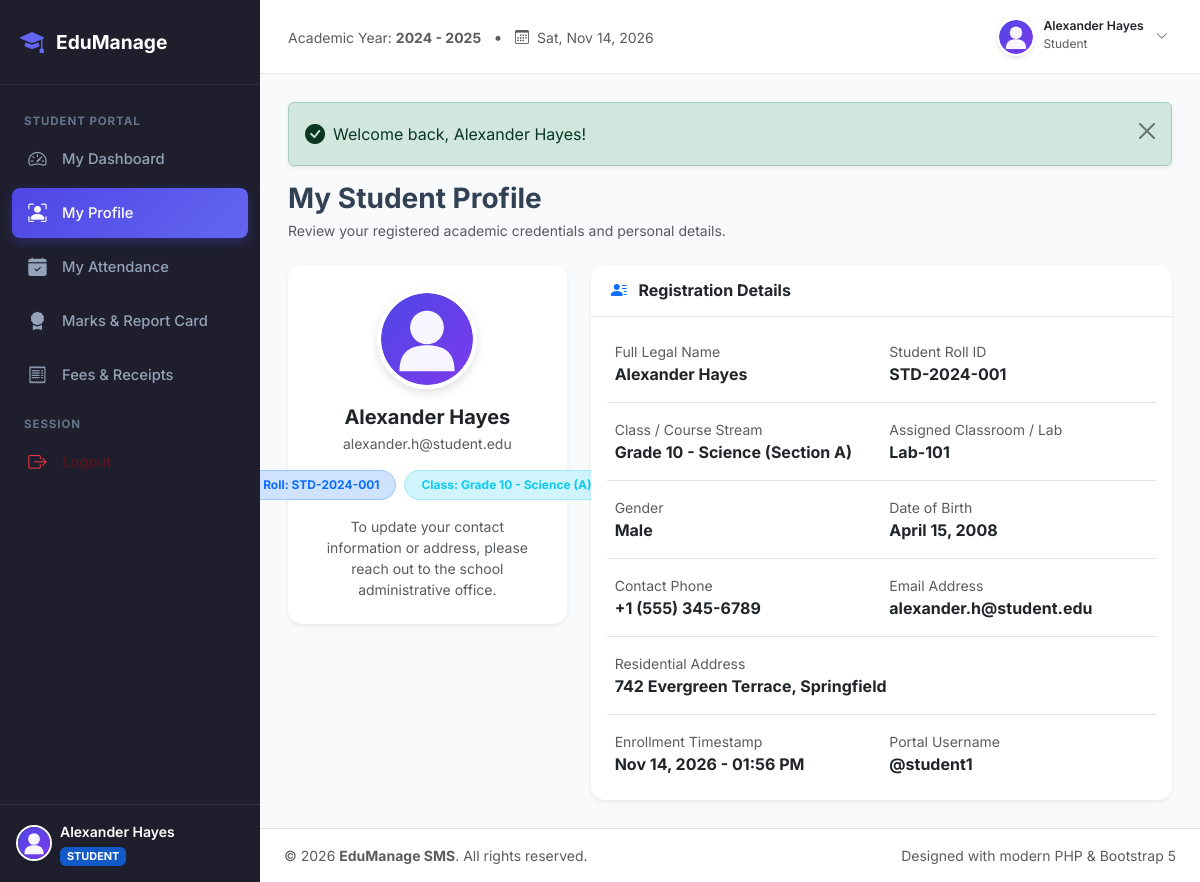
The page /student/profile.php (signed in) on the database its author committed.
### tables this page shows
CREATE TABLE `students` (
  `id` INT AUTO_INCREMENT PRIMARY KEY,
  `user_id` INT NULL UNIQUE,
  `roll_no` VARCHAR(30) NOT NULL UNIQUE,
  `name` VARCHAR(100) NOT NULL,
  `class_id` INT NOT NULL,
  `dob` DATE DEFAULT NULL,
  `gender` ENUM('Male', 'Female', 'Other') DEFAULT 'Male',
  `email` VARCHAR(100) DEFAULT NULL,
  `phone` VARCHAR(25) DEFAULT NULL,
  `address` TEXT DEFAULT NULL,
  `photo` VARCHAR(255) DEFAULT 'default-avatar.svg',
  `created_at` TIMESTAMP DEFAULT CURRENT_TIMESTAMP,
  CONSTRAINT `fk_students_user` FOREIGN KEY (`user_id`) REFERENCES `users` (`id`) ON DELETE SET NULL ON UPDATE CASCADE,
  CONSTRAINT `fk_students_class` FOREIGN KEY (`class_id`) REFERENCES `classes` (`id`) ON DELETE CASCADE ON UPDATE CASCADE
);

CREATE TABLE `classes` (
  `id` INT AUTO_INCREMENT PRIMARY KEY,
  `class_name` VARCHAR(100) NOT NULL,
  `section` VARCHAR(20) DEFAULT 'A',
  `room_no` VARCHAR(20) DEFAULT NULL,
  `created_at` TIMESTAMP DEFAULT CURRENT_TIMESTAMP
);

CREATE TABLE `users` (
  `id` INT AUTO_INCREMENT PRIMARY KEY,
  `username` VARCHAR(50) NOT NULL UNIQUE,
  `password` VARCHAR(255) NOT NULL,
  `role` ENUM('admin', 'teacher', 'student') NOT NULL DEFAULT 'student',
  `created_at` TIMESTAMP DEFAULT CURRENT_TIMESTAMP
);

### student/profile.php (the view, shortened to what this page needs)
<?php
require_once __DIR__ . '/../includes/header.php';
require_once __DIR__ . '/../includes/sidebar.php';
require_once __DIR__ . '/../includes/navbar.php';
$currentUser = getCurrentUser();
$studentId = (int)($currentUser['ref_id'] ?? 0);
$stmt = $pdo->prepare("
    SELECT s.*, c.class_name, c.section, c.room_no, u.username
    FROM students s
    LEFT JOIN classes c ON s.class_id = c.id
    LEFT JOIN users u ON s.user_id = u.id
    WHERE s.id = ?
");
$stmt->execute([$studentId]);
$student = $stmt->fetch();
?>
<div class="d-flex justify-content-between align-items-center mb-4">
    <div>
        <h3 class="fw-bold text-slate-800 mb-1">My Student Profile</h3>
        <p class="text-muted small mb-0">Review your registered academic credentials and personal details.</p>
    </div>
</div>
<div class="row g-4">
    <div class="col-lg-4">
        <div class="card border-0 shadow-sm text-center p-4">
            <img src="<?php echo BASE_URL; ?>assets/uploads/students/<?php echo htmlspecialchars($student['photo'] ?? 'default-avatar.svg'); ?>"
                 alt="Avatar" class="avatar-lg mx-auto mb-3">
            <h5 class="fw-bold text-slate-800 mb-1"><?php echo htmlspecialchars($student['name']); ?></h5>
            <div class="text-muted small mb-3"><?php echo htmlspecialchars($student['email'] ?? 'No email registered'); ?></div>
            <div class="d-flex justify-content-center gap-2 mb-3">
                <span class="badge bg-primary-subtle text-primary border border-primary-subtle px-3 py-2 rounded-pill">
                    Roll: <?php echo htmlspecialchars($student['roll_no']); ?>
                </span>
                <span class="badge bg-info-subtle text-info border border-info-subtle px-3 py-2 rounded-pill">
                    Class: <?php echo htmlspecialchars($student['class_name'] . ' (' . $student['section'] . ')'); ?>
                </span>
            </div>
            <p class="small text-muted mb-0">
                To update your contact information or address, please reach out to the school administrative office.
            </p>
        </div>
    </div>
    <div class="col-lg-8">
        <div class="card border-0 shadow-sm">
            <div class="card-header bg-transparent py-3">
                <h6 class="fw-bold mb-0 text-slate-800"><i class="bi bi-person-lines-fill me-2 text-primary"></i> Registration Details</h6>
            </div>
            <div class="card-body p-4">
                <div class="row g-3">
                    <div class="col-md-6 border-bottom pb-3">
                        <span class="text-muted small d-block">Full Legal Name</span>
                        <strong class="text-dark"><?php echo htmlspecialchars($student['name']); ?></strong>
                    </div>
                    <div class="col-md-6 border-bottom pb-3">
                        <span class="text-muted small d-block">Student Roll ID</span>
                        <strong class="text-dark"><?php echo htmlspecialchars($student['roll_no']); ?></strong>
                    </div>
                    <div class="col-md-6 border-bottom pb-3">
                        <span class="text-muted small d-block">Class / Course Stream</span>
                        <strong class="text-dark"><?php echo htmlspecialchars($student['class_name'] . ' (Section ' . $student['section'] . ')'); ?></strong>
                    </div>
                    <div class="col-md-6 border-bottom pb-3">
                        <span class="text-muted small d-block">Assigned Classroom / Lab</span>
                        <strong class="text-dark"><?php echo htmlspecialchars($student['room_no'] ?? 'Standard Hall'); ?></strong>
                    </div>
                    <div class="col-md-6 border-bottom pb-3">
                        <span class="text-muted small d-block">Gender</span>
                        <strong class="text-dark"><?php echo htmlspecialchars($student['gender'] ?? 'N/A'); ?></strong>
                    </div>
                    <div class="col-md-6 border-bottom pb-3">
                        <span class="text-muted small d-block">Date of Birth</span>
                        <strong class="text-dark"><?php echo $student['dob'] ? date('F j, Y', strtotime($student['dob'])) : 'N/A'; ?></strong>
                    </div>
                    <div class="col-md-6 border-bottom pb-3">
                        <span class="text-muted small d-block">Contact Phone</span>
                        <strong class="text-dark"><?php echo htmlspecialchars($student['phone'] ?? 'N/A'); ?></strong>
                    </div>
                    <div class="col-md-6 border-bottom pb-3">
                        <span class="text-muted small d-block">Email Address</span>
                        <strong class="text-dark"><?php echo htmlspecialchars($student['email'] ?? 'N/A'); ?></strong>
                    </div>
                    <div class="col-12 border-bottom pb-3">
                        <span class="text-muted small d-block">Residential Address</span>
                        <strong class="text-dark"><?php echo nl2br(htmlspecialchars($student['address'] ?? 'No address registered.')); ?></strong>
                    </div>
                    <div class="col-md-6">
                        <span class="text-muted small d-block">Enrollment Timestamp</span>
                        <strong class="text-dark"><?php echo date('M d, Y - h:i A', strtotime($student['created_at'])); ?></strong>
                    </div>
                    <div class="col-md-6">
                        <span class="text-muted small d-block">Portal Username</span>
                        <strong class="text-dark">@<?php echo htmlspecialchars($student['username'] ?? $currentUser['username']); ?></strong>
                    </div>
                </div>
            </div>
        </div>
    </div>
</div>
<?php require_once __DIR__ . '/../includes/footer.php'; ?>

### assets/css/style.css (style rules this page uses)
:root { --primary: #4f46e5; --primary-hover: #4338ca; --primary-light: #eef2ff; --secondary: #64748b; --success: #10b981; --warning: #f59e0b; --danger: #ef4444; --info: #06b6d4; --dark: #0f172a; --slate-800: #1e293b; --slate-700: #334155; --slate-100: #f1f5f9; --slate-50: #f8fafc; --border-color: #e2e8f0; --sidebar-width: 260px; --sidebar-bg: #1e1e2d; --card-shadow: 0 4px 20px -2px rgba(0, 0, 0, 0.05), 0 2px 6px -1px rgba(0, 0, 0, 0.03); --card-hover-shadow: 0 10px 25px -3px rgba(0, 0, 0, 0.08), 0 4px 10px -2px rgba(0, 0, 0, 0.04); }
body { font-family: 'Inter', -apple-system, BlinkMacSystemFont, "Segoe UI", Roboto, Helvetica, Arial, sans-serif; background-color: #f8fafc; color: #334155; min-height: 100vh; display: flex; flex-direction: column; }
.card { border: 1px solid var(--border-color); border-radius: 14px; box-shadow: var(--card-shadow); background: #ffffff; transition: transform 0.2s ease, box-shadow 0.2s ease; }
.card-header { background-color: #ffffff; border-bottom: 1px solid var(--border-color); padding: 1rem 1.25rem; font-weight: 600; }
.avatar-lg { width: 100px; height: 100px; border-radius: 50%; object-fit: cover; border: 4px solid #ffffff; box-shadow: 0 4px 10px rgba(0,0,0,0.12); }

### rows shown on the page
students: photo (placeholder picture), name "Alexander Hayes", email "alexander.h@student.edu", roll_no "STD-2024-001", class.section "Grade 10 - Science (A)", class.section "Grade 10 - Science (Section A)", class.room_no "Lab-101", gender "Male", dob "April 15, 2008", phone "+1 (555) 345-6789", address "742 Evergreen Terrace, Springfield", created_at "Nov 14, 2026 - 01:56 PM", user.username "student1"

### other values the page prints
$currentUser['name'] "Alexander Hayes"
$role "STUDENT"
$role "Student"
$message "Welcome back, Alexander Hayes!"
APP_NAME "EduManage SMS"
